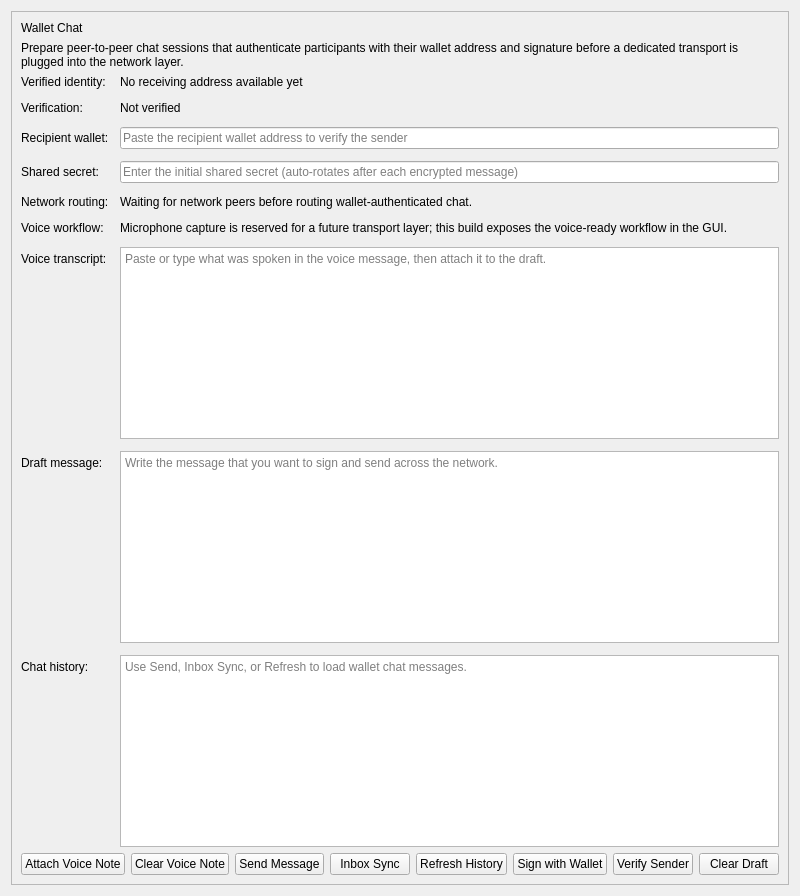
         <widget class="QWidget" name="tabChat">
          <attribute name="title">
           <string>Chat</string>
          </attribute>
          <layout class="QVBoxLayout" name="verticalLayoutChatTab">
           <item>
            <widget class="QFrame" name="frameChat">
         <property name="frameShape">
          <enum>QFrame::StyledPanel</enum>
         </property>
         <property name="frameShadow">
          <enum>QFrame::Raised</enum>
         </property>
         <layout class="QVBoxLayout" name="verticalLayoutChat">
          <item>
           <widget class="QLabel" name="labelChatHeader">
            <property name="text">
             <string>Wallet Chat</string>
            </property>
           </widget>
          </item>
          <item>
           <widget class="QLabel" name="labelChatIntro">
            <property name="wordWrap">
             <bool>true</bool>
            </property>
            <property name="text">
             <string>Prepare peer-to-peer chat sessions that authenticate participants with their wallet address and signature before a dedicated transport is plugged into the network layer.</string>
            </property>
           </widget>
          </item>
          <item>
           <layout class="QFormLayout" name="formLayoutChat">
            <property name="fieldGrowthPolicy">
             <enum>QFormLayout::AllNonFixedFieldsGrow</enum>
            </property>
            <property name="horizontalSpacing">
             <number>11</number>
            </property>
            <property name="verticalSpacing">
             <number>12</number>
            </property>
            <item row="0" column="0">
             <widget class="QLabel" name="labelChatIdentityText">
              <property name="text">
               <string>Verified identity:</string>
              </property>
             </widget>
            </item>
            <item row="0" column="1">
             <widget class="QLabel" name="labelChatIdentityValue">
              <property name="text">
               <string>No receiving address available yet</string>
              </property>
              <property name="textInteractionFlags">
               <set>Qt::TextSelectableByKeyboard|Qt::TextSelectableByMouse</set>
              </property>
             </widget>
            </item>
            <item row="1" column="0">
             <widget class="QLabel" name="labelChatVerifiedText">
              <property name="text">
               <string>Verification:</string>
              </property>
             </widget>
            </item>
            <item row="1" column="1">
             <widget class="QLabel" name="labelChatVerifiedValue">
              <property name="text">
               <string>Not verified</string>
              </property>
             </widget>
            </item>
            <item row="2" column="0">
             <widget class="QLabel" name="labelChatRecipientText">
              <property name="text">
               <string>Recipient wallet:</string>
              </property>
             </widget>
            </item>
            <item row="2" column="1">
             <widget class="QLineEdit" name="editChatRecipient">
              <property name="placeholderText">
               <string>Paste the recipient wallet address to verify the sender</string>
              </property>
             </widget>
            </item>
            <item row="3" column="0">
             <widget class="QLabel" name="labelChatEndpointText">
              <property name="text">
               <string>Shared secret:</string>
              </property>
             </widget>
            </item>
            <item row="3" column="1">
             <widget class="QLineEdit" name="editChatEndpoint">
              <property name="placeholderText">
               <string>Enter the initial shared secret (auto-rotates after each encrypted message)</string>
              </property>
             </widget>
            </item>
            <item row="4" column="0">
             <widget class="QLabel" name="labelChatRouteText">
              <property name="text">
               <string>Network routing:</string>
              </property>
             </widget>
            </item>
            <item row="4" column="1">
             <widget class="QLabel" name="labelChatRouteValue">
              <property name="wordWrap">
               <bool>true</bool>
              </property>
              <property name="text">
               <string>Waiting for network peers before routing wallet-authenticated chat.</string>
              </property>
             </widget>
            </item>
            <item row="5" column="0">
             <widget class="QLabel" name="labelChatVoiceText">
              <property name="text">
               <string>Voice workflow:</string>
              </property>
             </widget>
            </item>
            <item row="5" column="1">
             <widget class="QLabel" name="labelChatVoiceValue">
              <property name="wordWrap">
               <bool>true</bool>
              </property>
              <property name="text">
               <string>Microphone capture is reserved for a future transport layer; this build exposes the voice-ready workflow in the GUI.</string>
              </property>
             </widget>
            </item>
            <item row="6" column="0">
             <widget class="QLabel" name="labelChatVoiceDraftText">
              <property name="text">
               <string>Voice transcript:</string>
              </property>
             </widget>
            </item>
            <item row="6" column="1">
             <widget class="QTextEdit" name="textChatVoiceDraft">
              <property name="placeholderText">
               <string>Paste or type what was spoken in the voice message, then attach it to the draft.</string>
              </property>
             </widget>
            </item>
            <item row="7" column="0">
             <widget class="QLabel" name="labelChatDraftText">
              <property name="text">
               <string>Draft message:</string>
              </property>
             </widget>
            </item>
            <item row="7" column="1">
             <widget class="QTextEdit" name="textChatDraft">
              <property name="placeholderText">
               <string>Write the message that you want to sign and send across the network.</string>
              </property>
             </widget>
            </item>
            <item row="8" column="0">
             <widget class="QLabel" name="labelChatHistoryText">
              <property name="text">
               <string>Chat history:</string>
              </property>
             </widget>
            </item>
            <item row="8" column="1">
             <widget class="QPlainTextEdit" name="textChatHistory">
              <property name="readOnly">
               <bool>true</bool>
              </property>
              <property name="placeholderText">
               <string>Use Send, Inbox Sync, or Refresh to load wallet chat messages.</string>
              </property>
             </widget>
            </item>
           </layout>
          </item>
          <item>
           <layout class="QHBoxLayout" name="horizontalLayoutChatButtons">
            <item>
             <widget class="QPushButton" name="buttonChatVoiceAttach">
              <property name="text">
               <string>Attach Voice Note</string>
              </property>
             </widget>
            </item>
            <item>
             <widget class="QPushButton" name="buttonChatVoiceClear">
              <property name="text">
               <string>Clear Voice Note</string>
              </property>
             </widget>
            </item>
            <item>
             <widget class="QPushButton" name="buttonChatSend">
              <property name="text">
               <string>Send Message</string>
              </property>
             </widget>
            </item>
            <item>
             <widget class="QPushButton" name="buttonChatInbox">
              <property name="text">
               <string>Inbox Sync</string>
              </property>
             </widget>
            </item>
            <item>
             <widget class="QPushButton" name="buttonChatRefresh">
              <property name="text">
               <string>Refresh History</string>
              </property>
             </widget>
            </item>
            <item>
             <widget class="QPushButton" name="buttonChatSignMessage">
              <property name="text">
               <string>Sign with Wallet</string>
              </property>
             </widget>
            </item>
            <item>
             <widget class="QPushButton" name="buttonChatVerifyMessage">
              <property name="text">
               <string>Verify Sender</string>
              </property>
             </widget>
            </item>
            <item>
             <widget class="QPushButton" name="buttonChatClearDraft">
              <property name="text">
               <string>Clear Draft</string>
              </property>
             </widget>
            </item>
           </layout>
          </item>
         </layout>
            </widget>
           </item>
          </layout>
         </widget>
